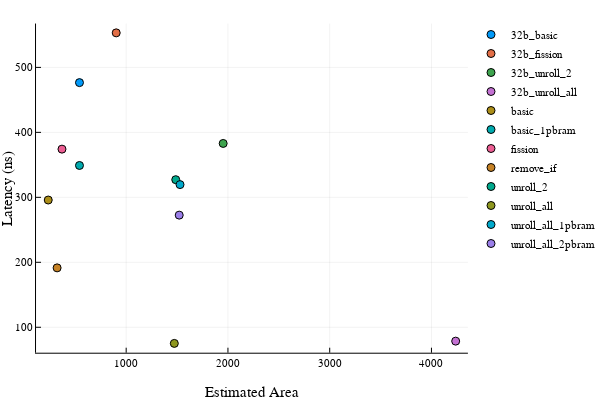

Notebook cell for this chart:
### Code cell
p1 = @df res scatter(:Area_Estimate, :MAX_LATENCY_NS, 
    group=:Design,
    xlabel="Estimated Area",
    ylabel="Latency (ns)"
    )

### Figure 1 — Plotly figure (JSON) as saved in the notebook; plotly's stock layout.template omitted (floating-point values rounded to 4 significant figures)
{"data": [{"colorbar": {"title": {"text": ""}}, "hoverinfo": "text", "legendgroup": "32b_basic", "marker": {"color": "rgba(0, 154, 250, 1.000)", "line": {"color": "rgba(0, 0, 0, 1)", "width": 1}, "size": 8, "symbol": "circle"}, "mode": "markers", "name": "32b_basic", "showlegend": true, "text": [null], "type": "scatter", "x": [541], "xaxis": "x", "y": [476.6], "yaxis": "y", "zmax": 0.1, "zmin": -0.1}, {"colorbar": {"title": {"text": ""}}, "hoverinfo": "text", "legendgroup": "32b_fission", "marker": {"color": "rgba(227, 111, 71, 1.000)", "line": {"color": "rgba(0, 0, 0, 1)", "width": 1}, "size": 8, "symbol": "circle"}, "mode": "markers", "name": "32b_fission", "showlegend": true, "text": [null], "type": "scatter", "x": [902], "xaxis": "x", "y": [553.1], "yaxis": "y", "zmax": 0.1, "zmin": -0.1}, {"colorbar": {"title": {"text": ""}}, "hoverinfo": "text", "legendgroup": "32b_unroll_2", "marker": {"color": "rgba(62, 164, 78, 1.000)", "line": {"color": "rgba(0, 0, 0, 1)", "width": 1}, "size": 8, "symbol": "circle"}, "mode": "markers", "name": "32b_unroll_2", "showlegend": true, "text": [null], "type": "scatter", "x": [1953], "xaxis": "x", "y": [382.9], "yaxis": "y", "zmax": 0.1, "zmin": -0.1}, {"colorbar": {"title": {"text": ""}}, "hoverinfo": "text", "legendgroup": "32b_unroll_all", "marker": {"color": "rgba(195, 113, 210, 1.000)", "line": {"color": "rgba(0, 0, 0, 1)", "width": 1}, "size": 8, "symbol": "circle"}, "mode": "markers", "name": "32b_unroll_all", "showlegend": true, "text": [null], "type": "scatter", "x": [4238], "xaxis": "x", "y": [78.68], "yaxis": "y", "zmax": 0.1, "zmin": -0.1}, {"colorbar": {"title": {"text": ""}}, "hoverinfo": "text", "legendgroup": "basic", "marker": {"color": "rgba(172, 142, 24, 1.000)", "line": {"color": "rgba(0, 0, 0, 1)", "width": 1}, "size": 8, "symbol": "circle"}, "mode": "markers", "name": "basic", "showlegend": true, "text": [null], "type": "scatter", "x": [234], "xaxis": "x", "y": [295.9], "yaxis": "y", "zmax": 0.1, "zmin": -0.1}, {"colorbar": {"title": {"text": ""}}, "hoverinfo": "text", "legendgroup": "basic_1pbram", "marker": {"color": "rgba(0, 170, 174, 1.000)", "line": {"color": "rgba(0, 0, 0, 1)", "width": 1}, "size": 8, "symbol": "circle"}, "mode": "markers", "name": "basic_1pbram", "showlegend": true, "text": [null], "type": "scatter", "x": [541], "xaxis": "x", "y": [349.0], "yaxis": "y", "zmax": 0.1, "zmin": -0.1}, {"colorbar": {"title": {"text": ""}}, "hoverinfo": "text", "legendgroup": "fission", "marker": {"color": "rgba(237, 94, 147, 1.000)", "line": {"color": "rgba(0, 0, 0, 1)", "width": 1}, "size": 8, "symbol": "circle"}, "mode": "markers", "name": "fission", "showlegend": true, "text": [null], "type": "scatter", "x": [369], "xaxis": "x", "y": [374.2], "yaxis": "y", "zmax": 0.1, "zmin": -0.1}, {"colorbar": {"title": {"text": ""}}, "hoverinfo": "text", "legendgroup": "remove_if", "marker": {"color": "rgba(198, 130, 37, 1.000)", "line": {"color": "rgba(0, 0, 0, 1)", "width": 1}, "size": 8, "symbol": "circle"}, "mode": "markers", "name": "remove_if", "showlegend": true, "text": [null], "type": "scatter", "x": [321], "xaxis": "x", "y": [191.4], "yaxis": "y", "zmax": 0.1, "zmin": -0.1}, {"colorbar": {"title": {"text": ""}}, "hoverinfo": "text", "legendgroup": "unroll_2", "marker": {"color": "rgba(0, 169, 141, 1.000)", "line": {"color": "rgba(0, 0, 0, 1)", "width": 1}, "size": 8, "symbol": "circle"}, "mode": "markers", "name": "unroll_2", "showlegend": true, "text": [null], "type": "scatter", "x": [1487], "xaxis": "x", "y": [327.2], "yaxis": "y", "zmax": 0.1, "zmin": -0.1}, {"colorbar": {"title": {"text": ""}}, "hoverinfo": "text", "legendgroup": "unroll_all", "marker": {"color": "rgba(142, 151, 30, 1.000)", "line": {"color": "rgba(0, 0, 0, 1)", "width": 1}, "size": 8, "symbol": "circle"}, "mode": "markers", "name": "unroll_all", "showlegend": true, "text": [null], "type": "scatter", "x": [1473], "xaxis": "x", "y": [75.2], "yaxis": "y", "zmax": 0.1, "zmin": -0.1}, {"colorbar": {"title": {"text": ""}}, "hoverinfo": "text", "legendgroup": "unroll_all_1pbram", "marker": {"color": "rgba(0, 169, 204, 1.000)", "line": {"color": "rgba(0, 0, 0, 1)", "width": 1}, "size": 8, "symbol": "circle"}, "mode": "markers", "name": "unroll_all_1pbram", "showlegend": true, "text": [null], "type": "scatter", "x": [1529], "xaxis": "x", "y": [319.6], "yaxis": "y", "zmax": 0.1, "zmin": -0.1}, {"colorbar": {"title": {"text": ""}}, "hoverinfo": "text", "legendgroup": "unroll_all_2pbram", "marker": {"color": "rgba(155, 127, 233, 1.000)", "line": {"color": "rgba(0, 0, 0, 1)", "width": 1}, "size": 8, "symbol": "circle"}, "mode": "markers", "name": "unroll_all_2pbram", "showlegend": true, "text": [null], "type": "scatter", "x": [1521], "xaxis": "x", "y": [272.6], "yaxis": "y", "zmax": 0.1, "zmin": -0.1}], "layout": {"annotations": [], "height": 400, "legend": {"bgcolor": "rgba(255, 255, 255, 1.000)", "bordercolor": "rgba(0, 0, 0, 1)", "font": {"color": "rgba(0, 0, 0, 1)", "family": "sans-serif", "size": 11}, "tracegroupgap": 0, "x": 1, "y": 1}, "margin": {"b": 20, "l": 0, "r": 0, "t": 20}, "paper_bgcolor": "rgba(255, 255, 255, 1.000)", "plot_bgcolor": "rgba(255, 255, 255, 1.000)", "showlegend": true, "width": 600, "xaxis": {"anchor": "y", "domain": [0.07647, 0.9934], "gridcolor": "rgba(0, 0, 0, 0.1)", "gridwidth": 0.5, "linecolor": "rgba(0, 0, 0, 1)", "mirror": false, "range": [113.9, 4358.0], "showgrid": true, "showline": true, "showticklabels": true, "tickangle": 0, "tickcolor": "rgb(0, 0, 0)", "tickfont": {"color": "rgba(0, 0, 0, 1)", "family": "sans-serif", "size": 11}, "tickmode": "array", "ticks": "inside", "ticktext": ["1000", "2000", "3000", "4000"], "tickvals": [1000, 2000, 3000, 4000], "title": {"font": {"color": "rgba(0, 0, 0, 1)", "family": "sans-serif", "size": 15}, "text": "Estimated Area"}, "type": "linear", "visible": true, "zeroline": false, "zerolinecolor": "rgba(0, 0, 0, 1)"}, "yaxis": {"anchor": "x", "domain": [0.07581, 0.9902], "gridcolor": "rgba(0, 0, 0, 0.1)", "gridwidth": 0.5, "linecolor": "rgba(0, 0, 0, 1)", "mirror": false, "range": [60.86, 567.5], "showgrid": true, "showline": true, "showticklabels": true, "tickangle": 0, "tickcolor": "rgb(0, 0, 0)", "tickfont": {"color": "rgba(0, 0, 0, 1)", "family": "sans-serif", "size": 11}, "tickmode": "array", "ticks": "inside", "ticktext": ["100", "200", "300", "400", "500"], "tickvals": [100, 200, 300, 400, 500], "title": {"font": {"color": "rgba(0, 0, 0, 1)", "family": "sans-serif", "size": 15}, "text": "Latency (ns)"}, "type": "linear", "visible": true, "zeroline": false, "zerolinecolor": "rgba(0, 0, 0, 1)"}}}
